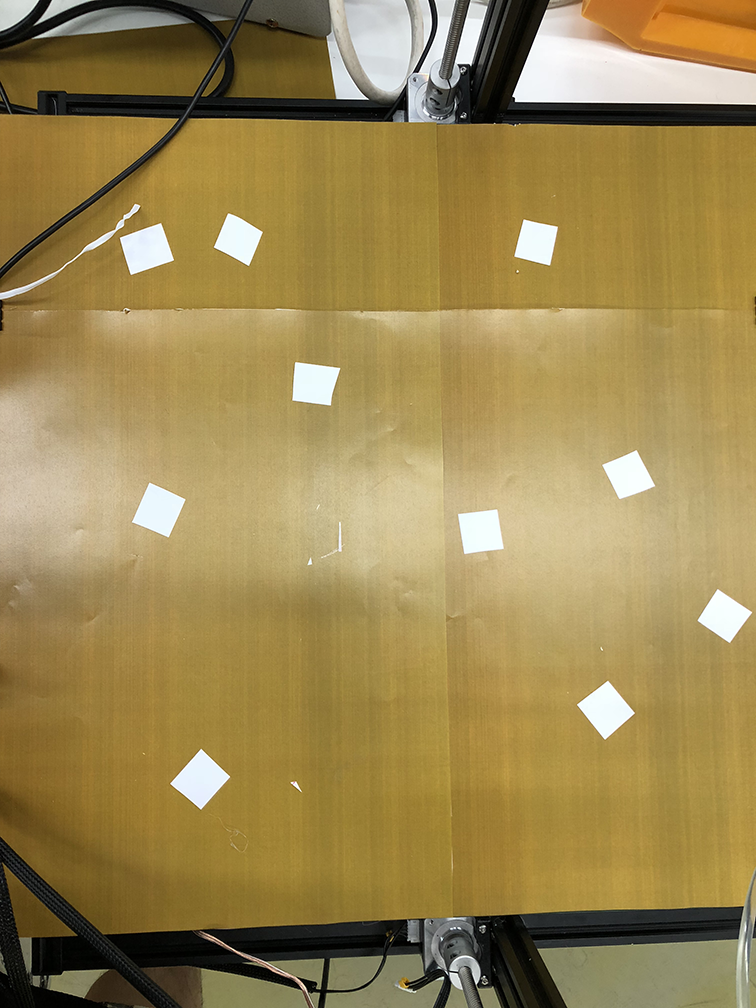
#> input picture 004_LocationDetectionOuput/testimg/test-1.png, 756 x 1008 px
$ python b_box.py   (older library calls are emulated)
#> lines starting #> are read from the running program, lines starting #| are printed output that depends on the picture; after the words box and inside, x2 and y2 are one past the last pixel; in counts of white or black regions, pixels touching at a corner belong together
### 004_LocationDetectionOuput/modules.py
# import the necessary packages
from imutils import contours
from skimage import measure
import numpy as np
import imutils
import cv2

# load the image
def load_img(filename):
#> called with filename = './testimg/test-1.png'
	image = cv2.imread(filename)
#> image is the input picture: shape (1008, 756, 3); mean B, G, R 81.8, 134.7, 155.8

	return image

# convert image to grayscale, and blur it
def blurring(image):
	gray = cv2.cvtColor(image, cv2.COLOR_BGR2GRAY)
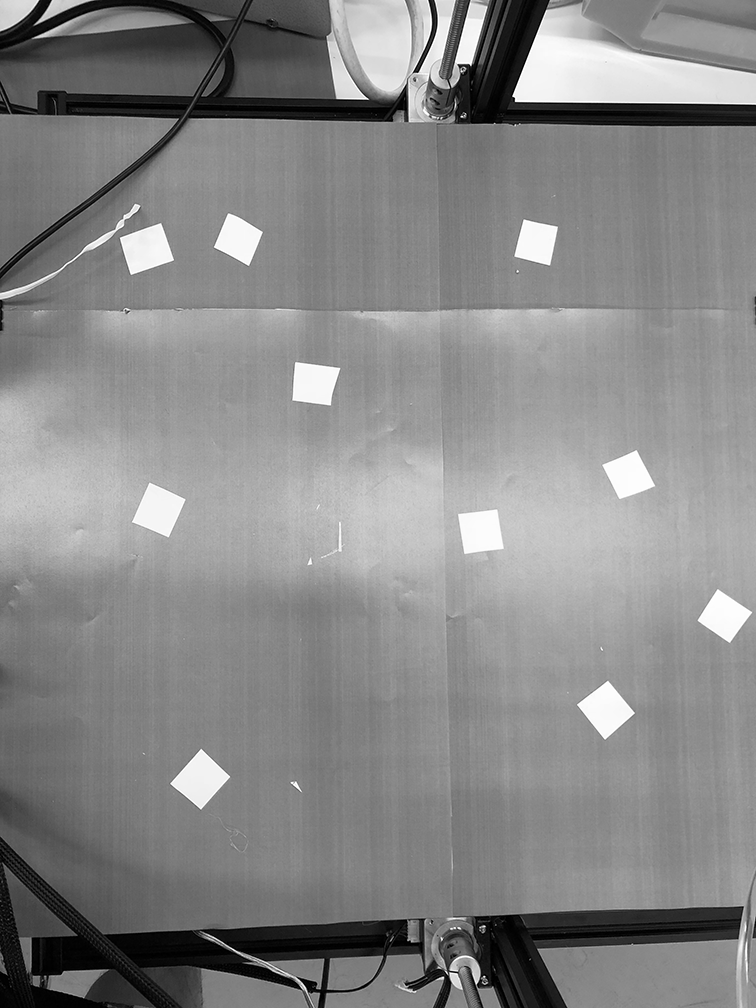
#> gray: shape (1008, 756); min 0, max 255, mean 135
	blurred = cv2.GaussianBlur(gray, (11, 11), 0)

	return blurred

# threshold the image to reveal light regions in the blurred image
def threshold(blurred):
	thresh = cv2.threshold(blurred, 200, 255, cv2.THRESH_BINARY)[1]
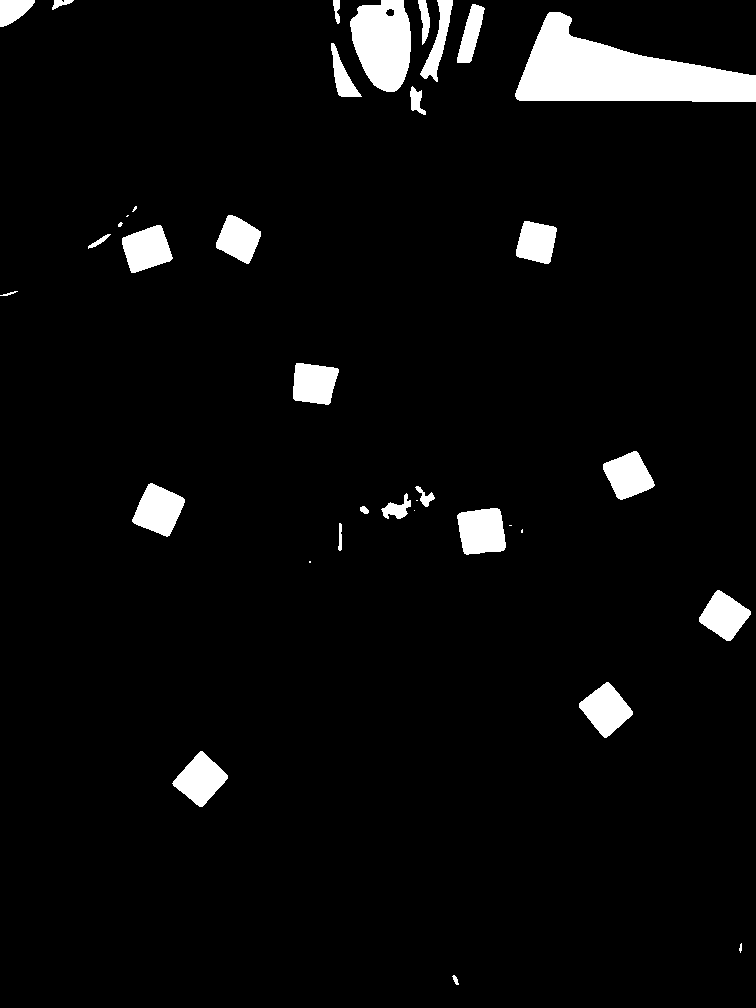
#> thresh: shape (1008, 756); 4.8% white; 36 white regions (8 under 20 px), largest, box (x1, y1, x2, y2) and area: (515, 12, 756, 102) 11660, (350, 0, 411, 92) 4259, (457, 508, 506, 555) 1881

	# perform a series of erosions and dilations to remove
	# any small blobs of noise from the thresholded image
	thresh = cv2.erode(thresh, None, iterations=2)
#> thresh: shape (1008, 756); 3.8% white; 26 white regions (6 under 20 px), largest, box (x1, y1, x2, y2) and area: (518, 14, 756, 100) 10386, (352, 0, 409, 90) 3622, (460, 510, 504, 552) 1514
	thresh = cv2.dilate(thresh, None, iterations=4)
#> thresh: shape (1008, 756); 5.8% white; 23 white regions, largest, box (x1, y1, x2, y2) and area: (514, 10, 756, 104) 12934, (348, 0, 413, 94) 4871, (456, 506, 508, 556) 2266

	return thresh

# perform a connected component analysis on the thresholded image,
# then initialize a mask to store only the "large" components
def masking(thresh):
	labels = measure.label(thresh, neighbors=8, background=0)
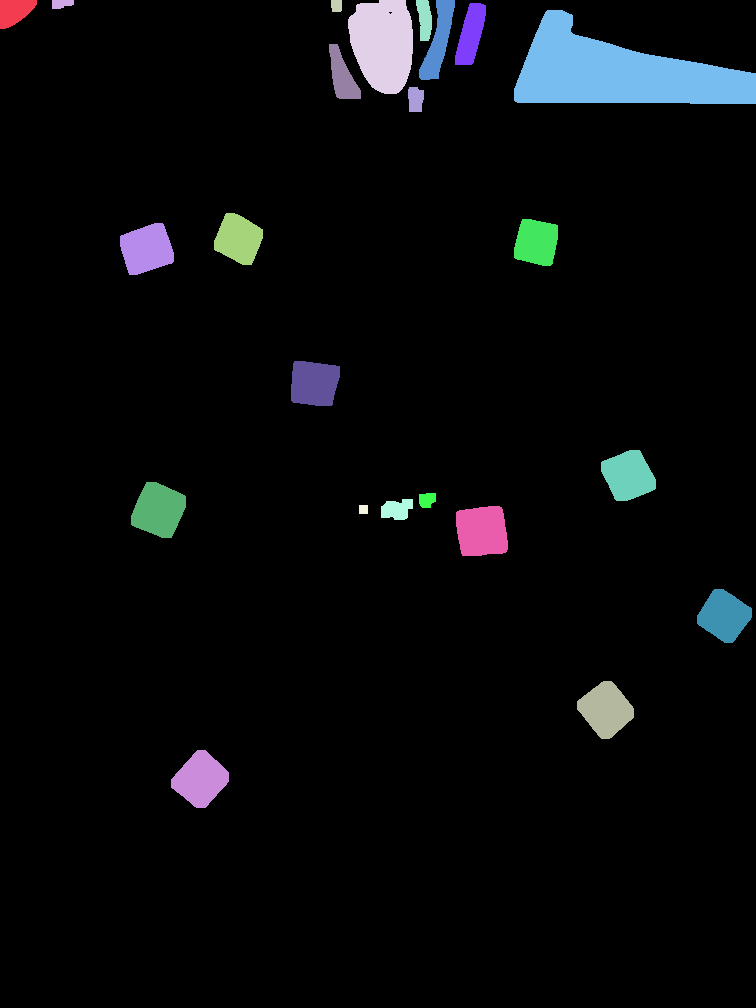
#> labels: shape (1008, 756) int64; 24 distinct labels, from 0 to 23; one colour per label, 0 black
	mask = np.zeros(thresh.shape, dtype="uint8")

	# loop over the unique components
	for label in np.unique(labels):
		# if this is the background label, ignore it
		if label == 0:
			continue

		# otherwise, construct the label mask and count the
		# number of pixels
		labelMask = np.zeros(thresh.shape, dtype="uint8")
		labelMask[labels == label] = 255
		numPixels = cv2.countNonZero(labelMask)

		# if the number of pixels in the component is sufficiently
		# large, then add it to our mask of "large blobs"
		if numPixels > 300:
			mask = cv2.add(mask, labelMask)
#> this loop made 24 passes
#> numPixels on passes 2 to 13: 759, 163, 127, 4871, 491, 1370, 1219, 12934, 979, 347, 1783, 1671
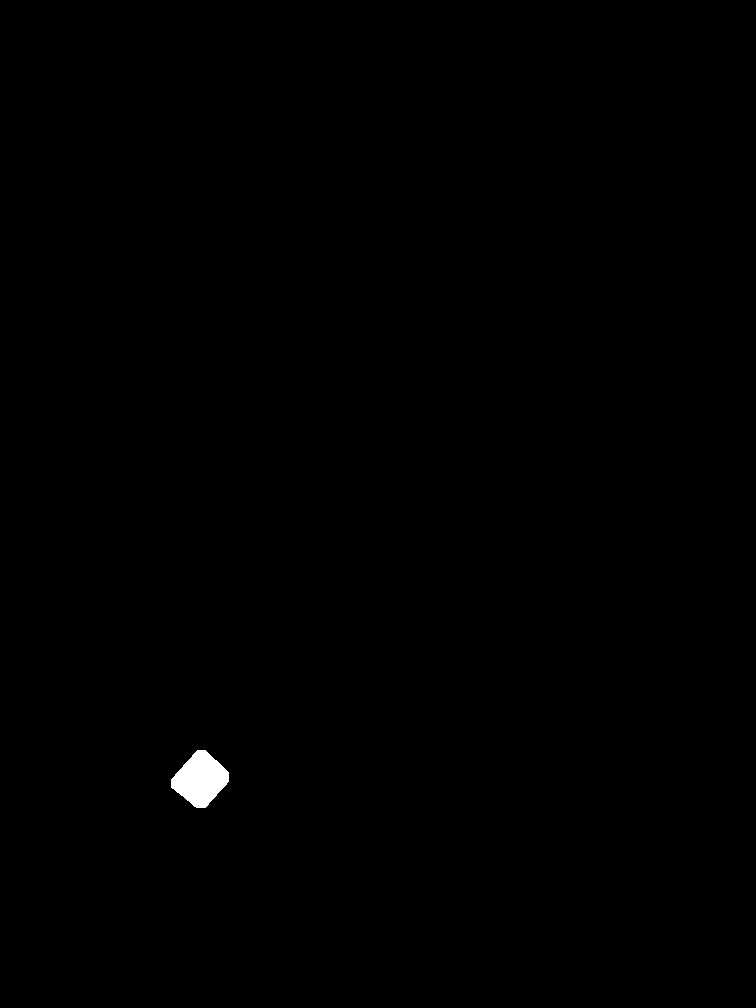
#> labelMask: shape (1008, 756); 0.28% white; 1 white region, box (x1, y1, x2, y2) and area: (171, 750, 229, 808) 2139
#> mask: shape (1008, 756); 5.7% white; 19 white regions

	return mask

# find the contours in the mask, then sort them from left to right
def find_contour(mask, image):
	cnts = cv2.findContours(mask.copy(), cv2.RETR_EXTERNAL,
		cv2.CHAIN_APPROX_SIMPLE)
#> cnts = 19 contours; largest, box (x1, y1, x2, y2) and area: (514, 10, 756, 104) 12640, (348, 0, 413, 94) 4748, (456, 506, 508, 556) 2177, (131, 482, 186, 538) 2116, (171, 750, 229, 808) 2070
	cnts = cnts[0] if imutils.is_cv2() else cnts[1]
	cnts = contours.sort_contours(cnts)[0]

	lc_list = []

	for (i, c) in enumerate(cnts):
		# draw the bright spot on the image
		(x, y, w, h) = cv2.boundingRect(c)

		cv2.rectangle(image, (x, y), (x + w, y + h), (0, 255, 0), 2)

		cv2.putText(image, "#{}".format(i + 1), (x, y - 15),
		cv2.FONT_HERSHEY_SIMPLEX, 0.45, (0, 255, 0), 2)

		lc_list.append((x, y, w, h))
#> this loop made 19 passes
#> (x, y, w, h) on passes 1 to 12: (0, 0, 37, 29), (120, 223, 54, 52), (131, 482, 55, 56), (171, 750, 58, 58), (214, 213, 49, 52), (291, 361, 49, 45), (329, 44, 32, 55), (348, 0, 65, 94), (381, 499, 32, 21), (408, 87, 16, 25), (416, 0, 16, 41), (419, 0, 36, 80)
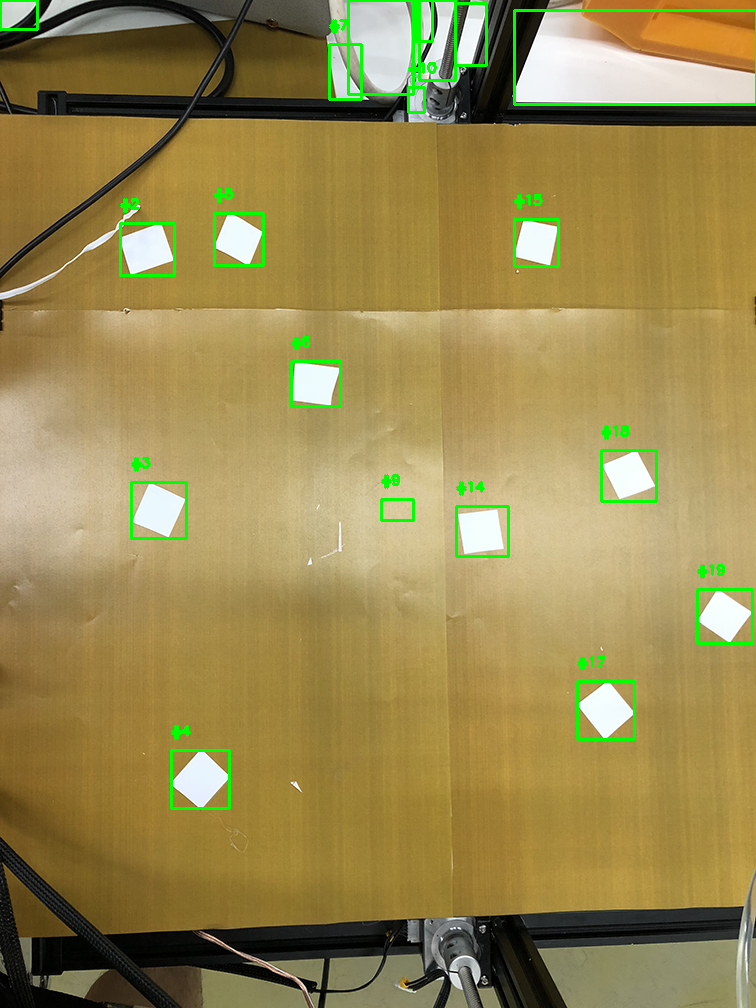
#> image: shape (1008, 756, 3); 1.83% of pixels changed, all inside (x1, y1, x2, y2) = (0, 0, 756, 810)
#> after the loop, lc_list = 19 items, first 6: (0, 0, 37, 29), (120, 223, 54, 52), (131, 482, 55, 56), (171, 750, 58, 58), (214, 213, 49, 52), (291, 361, 49, 45)

	return lc_list

def point_ctr(location_list, image):
	ctr_list = []

	for (x, y, w, h) in location_list:
		(cX, cY) = (x + w // 2, y + h // 2)
		# ((cX, cY), radius) = cv2.minEnclosingCircle(c)
		cv2.circle(image, (int(cX), int(cY)), 2, (0, 0, 255), 2)

		ctr_list.append((cX, cY))

	return ctr_list, image

def save_lcdata(ctr_list, filename):
	file = open(filename, 'w')

	f_line = "num\tcX\tcY\n"
	file.write(f_line)
	num = 1

	for (cX, cY) in ctr_list:
		data = "%d\t%d\t%d\n" % (num, cX, cY)
		file.write(data)
		num += 1

	file.close()

def show_img(image):
	# show the output image
	cv2.imshow("Image", image)
	cv2.waitKey(0)

### 004_LocationDetectionOuput/b_box.py
from modules import *

load_path = "./testimg/"
save_path = "./result/"
image = load_img(load_path + "test-1.png")

# Declare Variables

# Post Processing
blurred = blurring(image)
thresh = threshold(blurred)
mask = masking(thresh)

# Find Contours and draw
location_list = find_contour(mask, image)
#> location_list has the same summary as lc_list in find_contour

# Extract & save the location data
ctr_list, image = point_ctr(location_list, image)
#> the loop in point_ctr, `for (x, y, w, h) in location_list:` made 19 passes
#> (x, y, w, h, cX, cY) on passes 1 to 12: (0, 0, 37, 29, 18, 14), (120, 223, 54, 52, 147, 249), (131, 482, 55, 56, 158, 510), (171, 750, 58, 58, 200, 779), (214, 213, 49, 52, 238, 239), (291, 361, 49, 45, 315, 383), (329, 44, 32, 55, 345, 71), (348, 0, 65, 94, 380, 47), (381, 499, 32, 21, 397, 509), (408, 87, 16, 25, 416, 99), (416, 0, 16, 41, 424, 20), (419, 0, 36, 80, 437, 40)
#> after the loop in point_ctr, `for (x, y, w, h) in location_list:`:
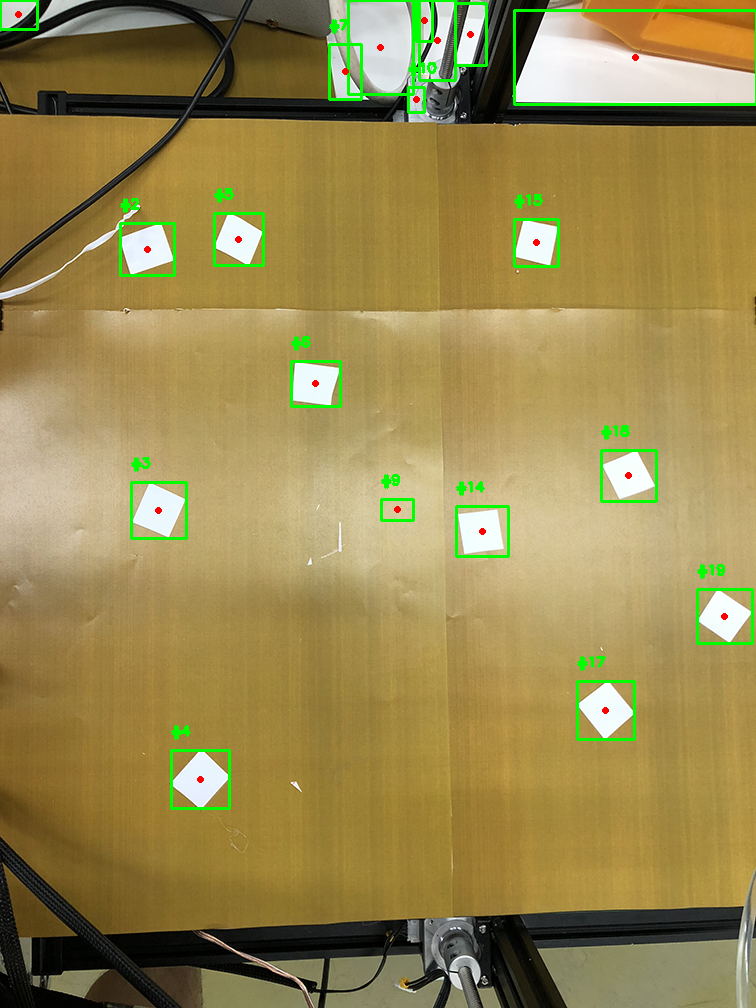
#> image: shape (1008, 756, 3); 0.09% of pixels changed, all inside (x1, y1, x2, y2) = (15, 11, 728, 783)
#> after the loop in point_ctr, `for (x, y, w, h) in location_list:`: ctr_list = [(18, 14), (147, 249), (158, 510), (200, 779), (238, 239), (315, 383), (345, 71), (380, 47), (397, 509), (416, 99), (424, 20), (437, 40), (470, 34), (482, 531), (536, 242), (635, 57), (605, 710), (628, 475), (724, 616)]
save_lcdata(ctr_list, save_path + "lc_data.txt")
#> the loop in save_lcdata, `for (cX, cY) in ctr_list:` made 19 passes
#> after the loop in save_lcdata, `for (cX, cY) in ctr_list:`: num = 20

# Show image with bounding Box
show_img(image)
